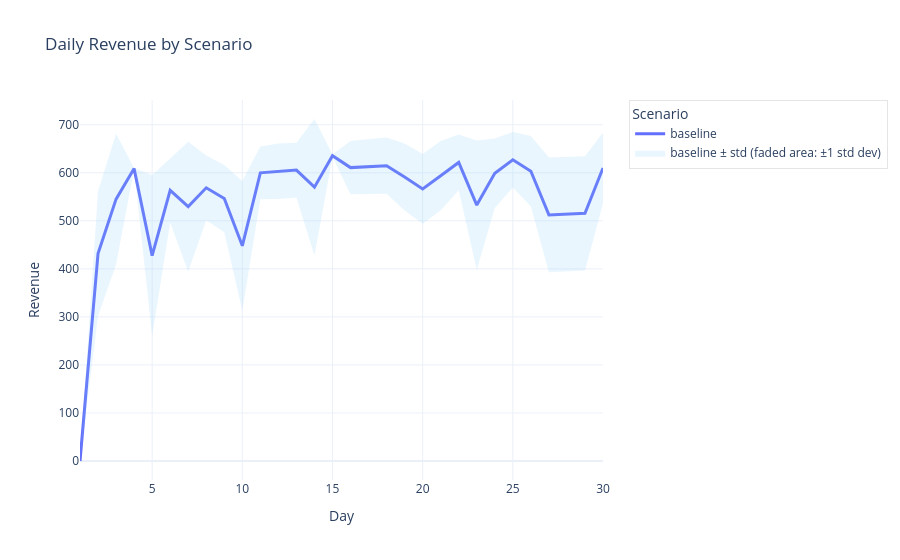
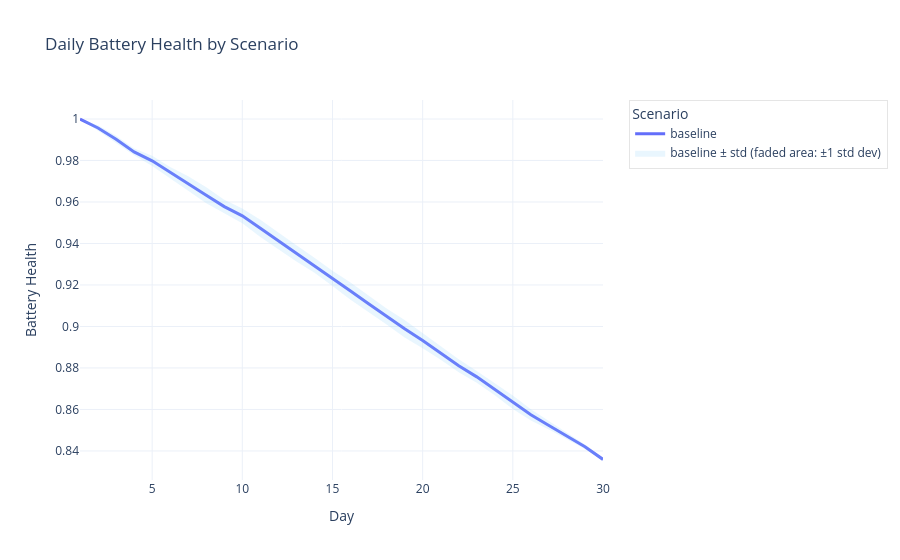
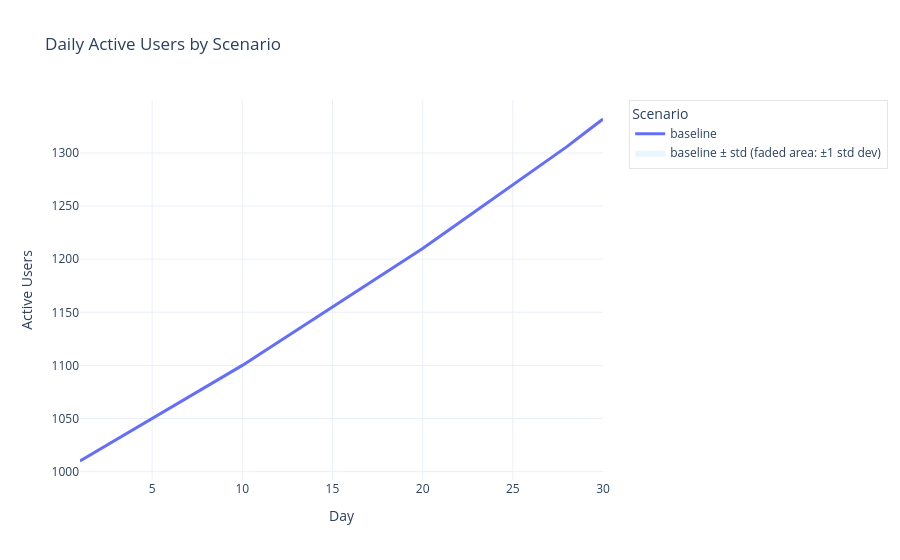
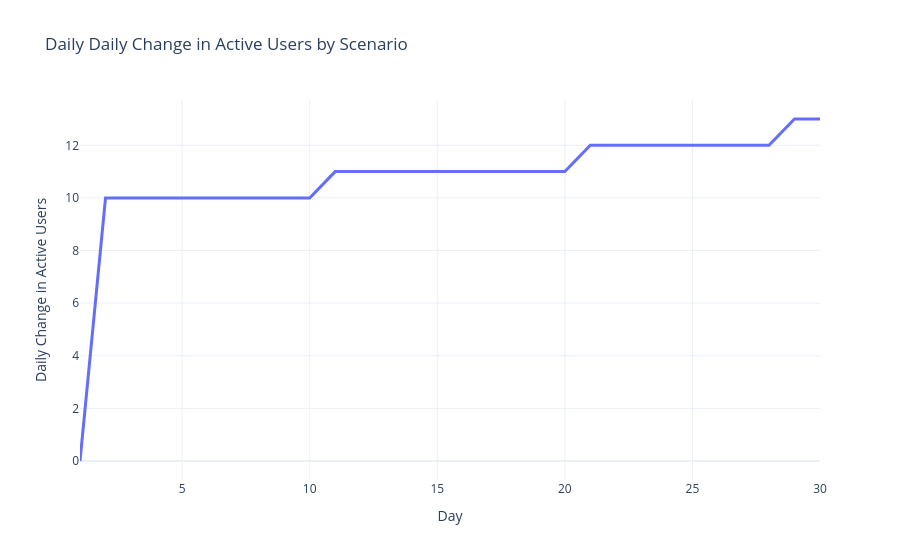

Notebook cell for these charts, in order:
### Code cell
# ---- 5. Plot Baseline ----

# Select the baseline scenario (i.e., the "control" scenario with no interventions applied).
# This is typically used as the reference point to compare the effects of other policy scenarios.
baseline = get_baseline_scenario(df_2)

# Plot the time series of revenue over days for the baseline scenario.
# This helps visualize how revenue evolves without any policy intervention.
plot_time_series('revenue', 'Revenue', baseline, 'Scenario')

# Plot the time series of average battery health for the baseline scenario.
# Useful for monitoring battery degradation or maintenance effects over time in the absence of new policies.
plot_time_series('battery_health', 'Battery Health', baseline, 'Scenario')

# Plot the time series of active users for the baseline scenario.
# Shows trends in user engagement or retention under normal conditions.
plot_time_series('users', 'Active Users', baseline, 'Scenario')

# Plot the day-to-day change in active users for the baseline scenario.
# Highlights periods of growth or decline in active user base without interventions.
plot_time_series('users_change', 'Daily Change in Active Users', baseline, 'Scenario')

# Plot the time series of daily rides for the baseline scenario.
# Tracks ride demand under standard operating conditions.
plot_time_series('rides', 'Daily Rides', baseline, 'Scenario')

### Figure 1 — Plotly figure (JSON) as saved in the notebook; plotly's stock layout.template omitted (floating-point values rounded to 4 significant figures)
{"data": [{"hovertemplate": "Day: %{x}<br>Mean Revenue: %{y:.2f}<extra>baseline</extra>", "line": {"width": 3}, "mode": "lines", "name": "baseline", "type": "scatter", "x": [1, 2, 3, 4, 5, 6, 7, 8, 9, 10, 11, 12, 13, 14, 15, 16, 17, 18, 19, 20, 21, 22, 23, 24, 25, 26, 27, 28, 29, 30], "y": [0, 432, 545.2, 608.8, 427.6, 563.6, 529.6, 568.8, 546.4, 448, 600, 603.2, 605.6, 570, 635.6, 610.8, 612.4, 614.8, 591.2, 566.4, 594, 621.6, 532.8, 599.2, 627.2, 603.2, 512.4, 513.6, 515.6, 610]}, {"fill": "toself", "fillcolor": "rgba(135, 206, 250, 0.18)", "hoverinfo": "skip", "line": {"color": "rgba(255,255,255,0)"}, "name": "baseline ± std (faded area: ±1 std dev)", "showlegend": true, "type": "scatter", "x": [1, 2, 3, 4, 5, 6, 7, 8, 9, 10, 11, 12, 13, 14, 15, 16, 17, 18, 19, 20, 21, 22, 23, 24, 25, 26, 27, 28, 29, 30, 30, 29, 28, 27, 26, 25, 24, 23, 22, 21, 20, 19, 18, 17, 16, 15, 14, 13, 12, 11, 10, 9, 8, 7, 6, 5, 4, 3, 2, 1], "y": [0, 562.1, 681.2, 609.9, 595.0, 630.8, 664.6, 636.2, 616.3, 582.9, 654.8, 660.9, 662.5, 712.0, 638.2, 666.1, 669.7, 673.5, 660.8, 639.1, 666.2, 679.6, 667.4, 671.5, 684.9, 676.4, 631.8, 632.3, 634.3, 683.9, 536.1, 396.9, 394.9, 393.0, 530.0, 569.5, 526.9, 398.2, 563.6, 521.8, 493.7, 521.6, 556.1, 555.1, 555.5, 633.0, 428.0, 548.7, 545.5, 545.2, 313.1, 476.5, 501.4, 394.6, 496.4, 260.2, 607.7, 409.2, 301.9, 0]}], "layout": {"legend": {"bgcolor": "rgba(255,255,255,0.5)", "bordercolor": "rgba(0,0,0,0.1)", "borderwidth": 1, "font": {"size": 12}, "orientation": "v", "title": {"text": "Scenario"}, "x": 1.05, "xanchor": "left", "y": 1, "yanchor": "top"}, "title": {"text": "Daily Revenue by Scenario"}, "xaxis": {"title": {"text": "Day"}}, "yaxis": {"title": {"text": "Revenue"}}}}

### Figure 2 — Plotly figure (JSON) as saved in the notebook; plotly's stock layout.template omitted (floating-point values rounded to 4 significant figures)
{"data": [{"hovertemplate": "Day: %{x}<br>Mean Battery Health: %{y:.2f}<extra>baseline</extra>", "line": {"width": 3}, "mode": "lines", "name": "baseline", "type": "scatter", "x": [1, 2, 3, 4, 5, 6, 7, 8, 9, 10, 11, 12, 13, 14, 15, 16, 17, 18, 19, 20, 21, 22, 23, 24, 25, 26, 27, 28, 29, 30], "y": [1, 0.9957, 0.9902, 0.9841, 0.9799, 0.9742, 0.9689, 0.9632, 0.9578, 0.9533, 0.9473, 0.9413, 0.9352, 0.9295, 0.9232, 0.917, 0.9109, 0.9048, 0.8989, 0.8932, 0.8873, 0.881, 0.8757, 0.8697, 0.8635, 0.8574, 0.8523, 0.8472, 0.842, 0.8359]}, {"fill": "toself", "fillcolor": "rgba(135, 206, 250, 0.18)", "hoverinfo": "skip", "line": {"color": "rgba(255,255,255,0)"}, "name": "baseline ± std (faded area: ±1 std dev)", "showlegend": true, "type": "scatter", "x": [1, 2, 3, 4, 5, 6, 7, 8, 9, 10, 11, 12, 13, 14, 15, 16, 17, 18, 19, 20, 21, 22, 23, 24, 25, 26, 27, 28, 29, 30, 30, 29, 28, 27, 26, 25, 24, 23, 22, 21, 20, 19, 18, 17, 16, 15, 14, 13, 12, 11, 10, 9, 8, 7, 6, 5, 4, 3, 2, 1], "y": [1, 0.997, 0.9919, 0.9858, 0.9823, 0.9769, 0.9724, 0.9671, 0.961, 0.9569, 0.9514, 0.9452, 0.9391, 0.9332, 0.9268, 0.9212, 0.9151, 0.9087, 0.9031, 0.8969, 0.8905, 0.8842, 0.8786, 0.8726, 0.8667, 0.8601, 0.8542, 0.8487, 0.8431, 0.8367, 0.8352, 0.841, 0.8456, 0.8504, 0.8547, 0.8602, 0.8668, 0.8729, 0.8779, 0.884, 0.8895, 0.8946, 0.9009, 0.9068, 0.9129, 0.9195, 0.9258, 0.9313, 0.9374, 0.9432, 0.9497, 0.9545, 0.9594, 0.9655, 0.9716, 0.9774, 0.9825, 0.9886, 0.9944, 1]}], "layout": {"legend": {"bgcolor": "rgba(255,255,255,0.5)", "bordercolor": "rgba(0,0,0,0.1)", "borderwidth": 1, "font": {"size": 12}, "orientation": "v", "title": {"text": "Scenario"}, "x": 1.05, "xanchor": "left", "y": 1, "yanchor": "top"}, "title": {"text": "Daily Battery Health by Scenario"}, "xaxis": {"title": {"text": "Day"}}, "yaxis": {"title": {"text": "Battery Health"}}}}

### Figure 3 — Plotly figure (JSON) as saved in the notebook; plotly's stock layout.template omitted (floating-point values rounded to 4 significant figures)
{"data": [{"hovertemplate": "Day: %{x}<br>Mean Active Users: %{y:.2f}<extra>baseline</extra>", "line": {"width": 3}, "mode": "lines", "name": "baseline", "type": "scatter", "x": [1, 2, 3, 4, 5, 6, 7, 8, 9, 10, 11, 12, 13, 14, 15, 16, 17, 18, 19, 20, 21, 22, 23, 24, 25, 26, 27, 28, 29, 30], "y": [1010, 1020, 1030, 1040, 1050, 1060, 1070, 1080, 1090, 1100, 1111, 1122, 1133, 1144, 1155, 1166, 1177, 1188, 1199, 1210, 1222, 1234, 1246, 1258, 1270, 1282, 1294, 1306, 1319, 1332]}, {"fill": "toself", "fillcolor": "rgba(135, 206, 250, 0.18)", "hoverinfo": "skip", "line": {"color": "rgba(255,255,255,0)"}, "name": "baseline ± std (faded area: ±1 std dev)", "showlegend": true, "type": "scatter", "x": [1, 2, 3, 4, 5, 6, 7, 8, 9, 10, 11, 12, 13, 14, 15, 16, 17, 18, 19, 20, 21, 22, 23, 24, 25, 26, 27, 28, 29, 30, 30, 29, 28, 27, 26, 25, 24, 23, 22, 21, 20, 19, 18, 17, 16, 15, 14, 13, 12, 11, 10, 9, 8, 7, 6, 5, 4, 3, 2, 1], "y": [1010, 1020, 1030, 1040, 1050, 1060, 1070, 1080, 1090, 1100, 1111, 1122, 1133, 1144, 1155, 1166, 1177, 1188, 1199, 1210, 1222, 1234, 1246, 1258, 1270, 1282, 1294, 1306, 1319, 1332, 1332, 1319, 1306, 1294, 1282, 1270, 1258, 1246, 1234, 1222, 1210, 1199, 1188, 1177, 1166, 1155, 1144, 1133, 1122, 1111, 1100, 1090, 1080, 1070, 1060, 1050, 1040, 1030, 1020, 1010]}], "layout": {"legend": {"bgcolor": "rgba(255,255,255,0.5)", "bordercolor": "rgba(0,0,0,0.1)", "borderwidth": 1, "font": {"size": 12}, "orientation": "v", "title": {"text": "Scenario"}, "x": 1.05, "xanchor": "left", "y": 1, "yanchor": "top"}, "title": {"text": "Daily Active Users by Scenario"}, "xaxis": {"title": {"text": "Day"}}, "yaxis": {"title": {"text": "Active Users"}}}}

### Figure 4 — Plotly figure (JSON) as saved in the notebook; plotly's stock layout.template omitted (floating-point values rounded to 4 significant figures)
{"data": [{"hovertemplate": "Day: %{x}<br>Daily Change in Active Users: %{y:.2f}<extra>baseline</extra>", "line": {"width": 3}, "mode": "lines", "name": "baseline", "type": "scatter", "x": [1, 2, 3, 4, 5, 6, 7, 8, 9, 10, 11, 12, 13, 14, 15, 16, 17, 18, 19, 20, 21, 22, 23, 24, 25, 26, 27, 28, 29, 30], "y": [0, 10, 10, 10, 10, 10, 10, 10, 10, 10, 11, 11, 11, 11, 11, 11, 11, 11, 11, 11, 12, 12, 12, 12, 12, 12, 12, 12, 13, 13]}], "layout": {"legend": {"bgcolor": "rgba(255,255,255,0.5)", "bordercolor": "rgba(0,0,0,0.1)", "borderwidth": 1, "font": {"size": 12}, "orientation": "v", "title": {"text": "Scenario"}, "x": 1.05, "xanchor": "left", "y": 1, "yanchor": "top"}, "title": {"text": "Daily Daily Change in Active Users by Scenario"}, "xaxis": {"title": {"text": "Day"}}, "yaxis": {"title": {"text": "Daily Change in Active Users"}}}}
